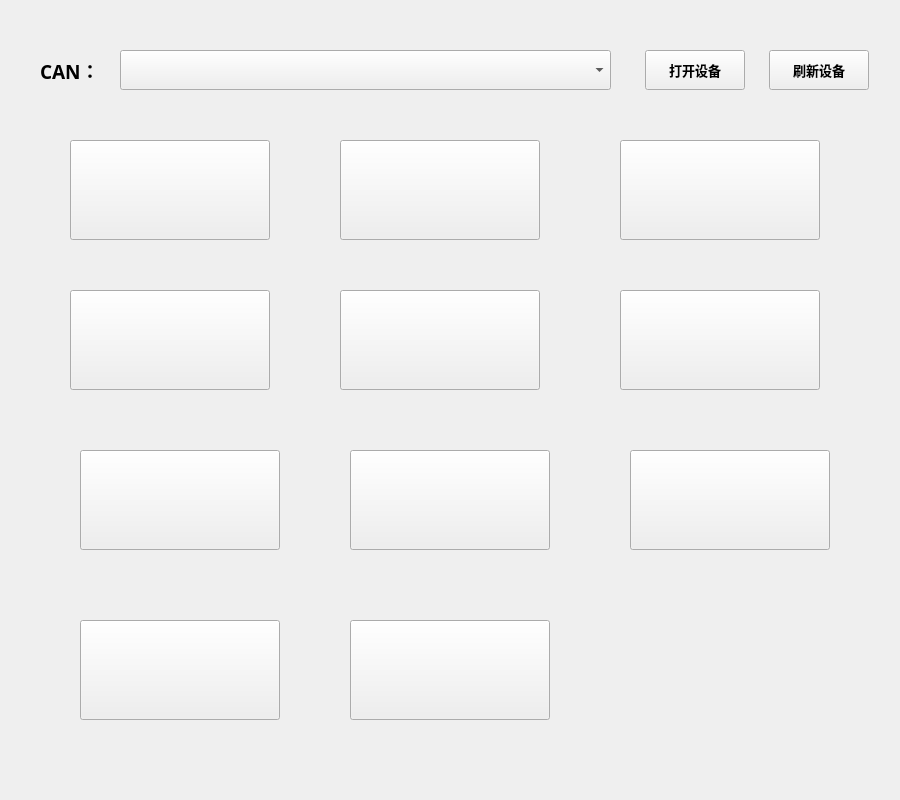
<?xml version="1.0" encoding="UTF-8"?>
<ui version="4.0">
 <class>CANOpen</class>
 <widget class="QWidget" name="CANOpen">
  <property name="geometry">
   <rect>
    <x>0</x>
    <y>0</y>
    <width>900</width>
    <height>800</height>
   </rect>
  </property>
  <property name="windowTitle">
   <string>Form</string>
  </property>
  <widget class="QPushButton" name="pushButton_reflush">
   <property name="geometry">
    <rect>
     <x>769</x>
     <y>50</y>
     <width>100</width>
     <height>40</height>
    </rect>
   </property>
   <property name="font">
    <font>
     <family>Microsoft YaHei</family>
     <pointsize>10</pointsize>
     <bold>true</bold>
    </font>
   </property>
   <property name="text">
    <string>刷新设备</string>
   </property>
  </widget>
  <widget class="QPushButton" name="pushButton_beep">
   <property name="geometry">
    <rect>
     <x>620</x>
     <y>140</y>
     <width>200</width>
     <height>100</height>
    </rect>
   </property>
   <property name="text">
    <string/>
   </property>
   <property name="checkable">
    <bool>true</bool>
   </property>
  </widget>
  <widget class="QPushButton" name="pushButton_cur">
   <property name="geometry">
    <rect>
     <x>80</x>
     <y>620</y>
     <width>200</width>
     <height>100</height>
    </rect>
   </property>
   <property name="text">
    <string/>
   </property>
  </widget>
  <widget class="QPushButton" name="pushButton_cpu">
   <property name="geometry">
    <rect>
     <x>80</x>
     <y>450</y>
     <width>200</width>
     <height>100</height>
    </rect>
   </property>
   <property name="text">
    <string/>
   </property>
  </widget>
  <widget class="QComboBox" name="comboBox_can">
   <property name="geometry">
    <rect>
     <x>120</x>
     <y>50</y>
     <width>491</width>
     <height>40</height>
    </rect>
   </property>
   <property name="font">
    <font>
     <family>Microsoft YaHei</family>
     <pointsize>12</pointsize>
    </font>
   </property>
  </widget>
  <widget class="QPushButton" name="pushButton_temp">
   <property name="geometry">
    <rect>
     <x>340</x>
     <y>290</y>
     <width>200</width>
     <height>100</height>
    </rect>
   </property>
   <property name="text">
    <string/>
   </property>
  </widget>
  <widget class="QPushButton" name="pushButton_vol">
   <property name="geometry">
    <rect>
     <x>630</x>
     <y>450</y>
     <width>200</width>
     <height>100</height>
    </rect>
   </property>
   <property name="text">
    <string/>
   </property>
  </widget>
  <widget class="QPushButton" name="pushButton_relay">
   <property name="geometry">
    <rect>
     <x>70</x>
     <y>290</y>
     <width>200</width>
     <height>100</height>
    </rect>
   </property>
   <property name="text">
    <string/>
   </property>
   <property name="checkable">
    <bool>true</bool>
   </property>
  </widget>
  <widget class="QPushButton" name="pushButton_open">
   <property name="geometry">
    <rect>
     <x>645</x>
     <y>50</y>
     <width>100</width>
     <height>40</height>
    </rect>
   </property>
   <property name="font">
    <font>
     <family>Microsoft YaHei</family>
     <pointsize>10</pointsize>
     <bold>true</bold>
    </font>
   </property>
   <property name="text">
    <string>打开设备</string>
   </property>
   <property name="checkable">
    <bool>true</bool>
   </property>
  </widget>
  <widget class="QPushButton" name="pushButton_hum">
   <property name="geometry">
    <rect>
     <x>620</x>
     <y>290</y>
     <width>200</width>
     <height>100</height>
    </rect>
   </property>
   <property name="text">
    <string/>
   </property>
  </widget>
  <widget class="QPushButton" name="pushButton_led2">
   <property name="geometry">
    <rect>
     <x>340</x>
     <y>140</y>
     <width>200</width>
     <height>100</height>
    </rect>
   </property>
   <property name="text">
    <string/>
   </property>
   <property name="checkable">
    <bool>true</bool>
   </property>
  </widget>
  <widget class="QPushButton" name="pushButton_vr">
   <property name="geometry">
    <rect>
     <x>350</x>
     <y>450</y>
     <width>200</width>
     <height>100</height>
    </rect>
   </property>
   <property name="text">
    <string/>
   </property>
  </widget>
  <widget class="QPushButton" name="pushButton_led1">
   <property name="geometry">
    <rect>
     <x>70</x>
     <y>140</y>
     <width>200</width>
     <height>100</height>
    </rect>
   </property>
   <property name="text">
    <string/>
   </property>
   <property name="checkable">
    <bool>true</bool>
   </property>
  </widget>
  <widget class="QPushButton" name="pushButton_pw">
   <property name="geometry">
    <rect>
     <x>350</x>
     <y>620</y>
     <width>200</width>
     <height>100</height>
    </rect>
   </property>
   <property name="text">
    <string/>
   </property>
  </widget>
  <widget class="QLabel" name="label">
   <property name="geometry">
    <rect>
     <x>40</x>
     <y>50</y>
     <width>81</width>
     <height>40</height>
    </rect>
   </property>
   <property name="font">
    <font>
     <family>Microsoft YaHei</family>
     <pointsize>14</pointsize>
     <bold>true</bold>
    </font>
   </property>
   <property name="text">
    <string>CAN：</string>
   </property>
  </widget>
 </widget>
 <resources/>
 <connections/>
</ui>
